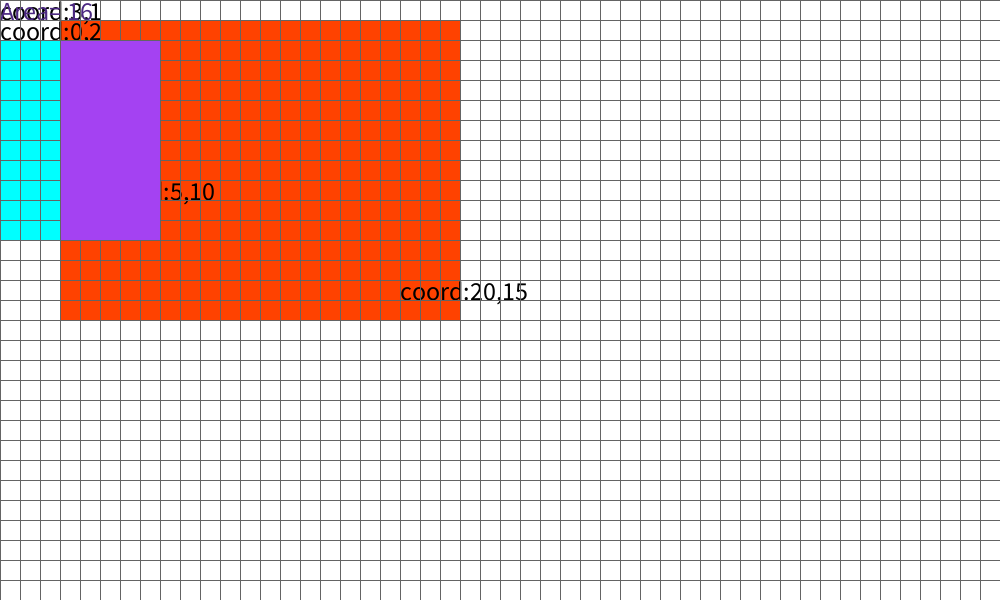
Frame 1 (no input)
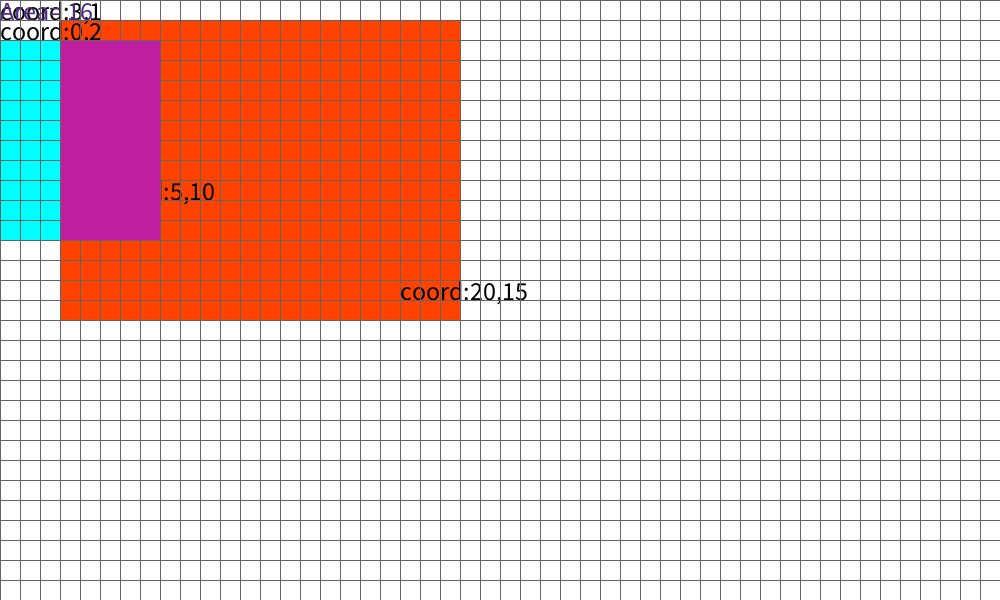
Frame 60 (the mouse pressed at the canvas centre just before this capture)
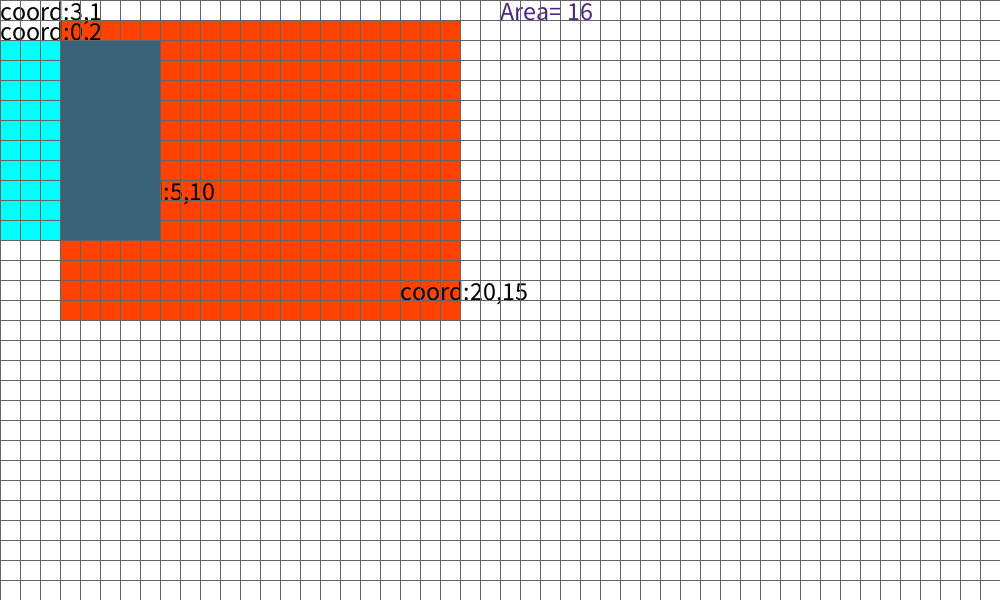
Frame 120 (the mouse held since frame 60 and released just before this capture)

The Processing sketch that drew these frames (run headless with seeded random() and noise(); from frame 60 on, the mouse is pressed at the canvas centre):

// Processing sketch: Ejercicio_6_en_processing
// ── Ejercicio_6_en_processing.pde
int[] miArray = new int[4];
void drawTarget(int blx1,int bly1,int trx1,int try1,int  blx2,int bly2,int trx2,int try2){
	fill(0,255, 255);
	rect(blx1*20,bly1*20,trx1*20,try1*20);
	fill(255, 66, 0);
	rect(blx2*20,bly2*20,trx2*20,try2*20);
	textSize(26);
	fill(0, 0, 0);
	text("coord:"+trx2+","+try2,trx2*20,try2*20);
	text("coord:"+trx1+","+try1,trx1*20,try1*20);
	text("coord:"+blx2+","+bly2,blx1*20,bly2*20);
	text("coord:"+blx1+","+bly1,blx1*20,bly1*20);
	if(blx1>blx2){
		miArray[0]=blx1;
	}
	else miArray[0]=blx2;
	if(bly1>bly2){
		miArray[1]=bly1;
	}
	else miArray[1]=bly2;
	if(trx1<trx2){
		miArray[2]=trx1;
	}
	else miArray[2]=trx2;
	if (try1<try2){
		miArray[3]=try1;
	}
	else miArray[3]=try2;
}
void setup(){
	size(1000,600);
}
void draw() {
	background(255,255,255);
	drawTarget(0,2,5,10,  3,1,20,15) ;
	
	
	int xa=miArray[2]-miArray[0];
	int ya=miArray[3]-miArray[1];
	int area= xa *ya;
	if (xa==0||ya==0){
	fill(76, 40, 130);
		textSize(26);
	text("Area= "+0, mouseX,20);
	}
	else{
		fill(76, 40, 130);
		textSize(26);
	text("Area= "+area, mouseX,20);}
	
	if(area >2147483647){
		 println(" -1");
	}
	fill(random(255), random(255), random(255));
	for (int i=0;i<1200;i+=20){
		stroke(100);
		line(0,i, width, i);
		line(i,0,i,width);
	}
	rect(miArray[0]*20, miArray[1]*20, miArray[2]*20, miArray[3]*20);
	
	
}
void mousePressed() {
	background(255,255,0);
	text("Aerolab ", 800,500);
}
void keyPressed(){
	if (keyCode == UP) {
		background(255);
		rect((miArray[0]*20+20), miArray[1]*20, miArray[2]*20, miArray[3]*20);
	
	}
}
